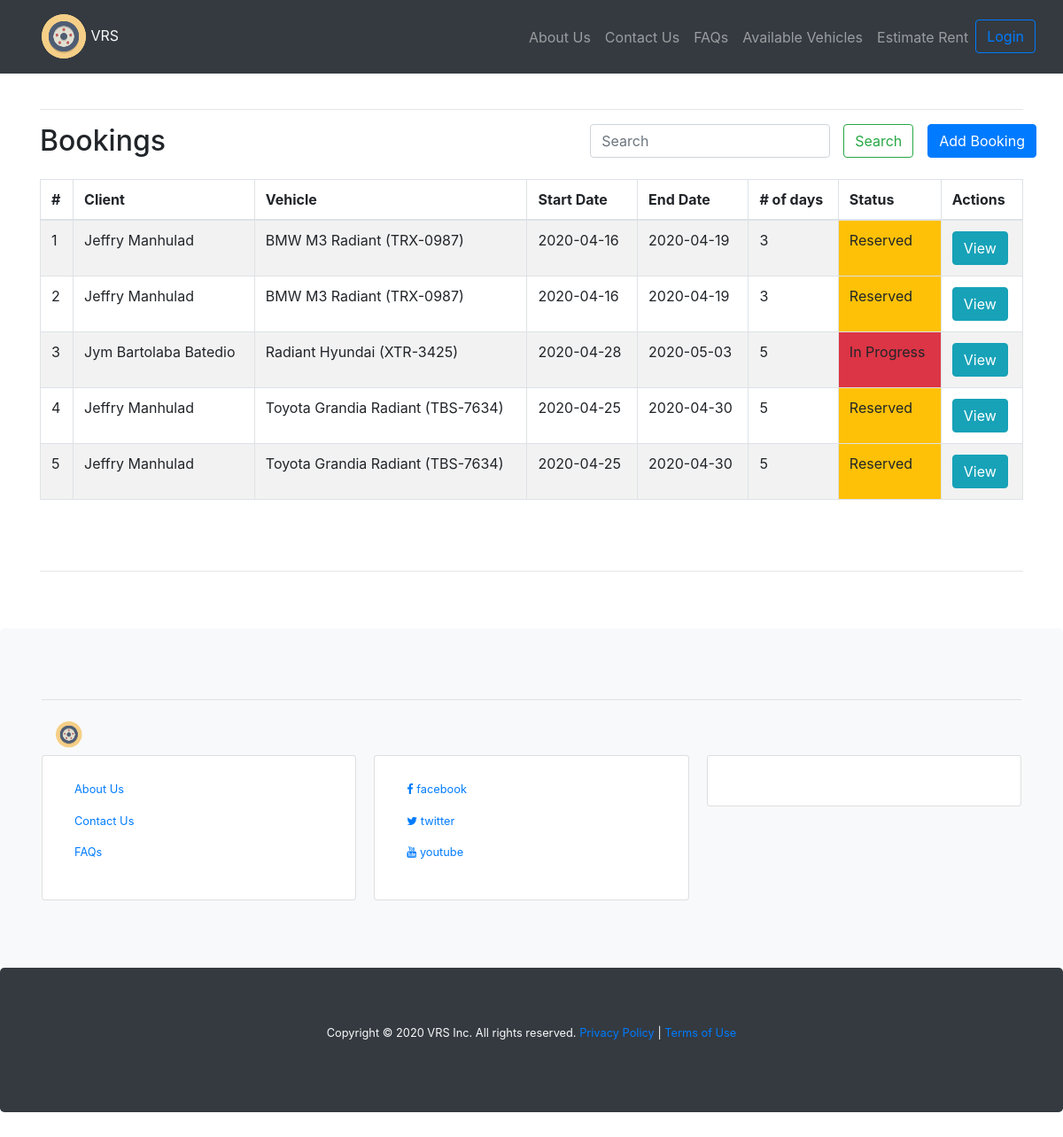
The app's page /index.php/bookings with its own data.
### tables this page shows
CREATE TABLE `clientbookings` (
  `BookingId` int(11) NOT NULL,
  `clientId` int(11) NOT NULL,
  `carId` int(11) NOT NULL,
  `start_date` date NOT NULL,
  `pick_up_time` time NOT NULL,
  `number_of_days` int(2) NOT NULL,
  `end_date` date NOT NULL,
  `return_time` time NOT NULL,
  `created_date` datetime NOT NULL DEFAULT current_timestamp(),
  `updated_date` datetime NOT NULL,
  `statusId` int(11) NOT NULL
);

CREATE TABLE `clients` (
  `Id` int(11) NOT NULL,
  `name` varchar(100) NOT NULL,
  `email_address` varchar(100) NOT NULL,
  `contact_number` varchar(100) NOT NULL,
  `address` varchar(255) NOT NULL,
  `government_id_1_path` varchar(255) NOT NULL,
  `government_id_2_path` varchar(255) NOT NULL,
  `attachment_1_path` varchar(255) NOT NULL,
  `attachment_2_path` varchar(255) NOT NULL,
  `created_date` datetime NOT NULL DEFAULT current_timestamp(),
  `updated_date` date NOT NULL,
  `Is_Active` bit(1) NOT NULL DEFAULT b'1'
);

CREATE TABLE `cars` (
  `Id` int(11) NOT NULL,
  `name` varchar(255) NOT NULL,
  `code_name` varchar(50) NOT NULL,
  `model` varchar(20) NOT NULL,
  `manufacturer` varchar(20) NOT NULL,
  `year` int(4) NOT NULL,
  `plate_number` varchar(10) NOT NULL,
  `RentPerDay` double(18,2) NOT NULL,
  `Capacity` int(2) NOT NULL,
  `file_name` varchar(255) NOT NULL,
  `Is_Active` bit(1) NOT NULL
);

CREATE TABLE `status` (
  `Id` int(11) NOT NULL,
  `label` varchar(50) NOT NULL,
  `bootstrap_bg_color` varchar(100) NOT NULL,
  `Is_Active` bit(1) NOT NULL
);

### application/controllers/Bookings.php (called while the page is built, shortened)
<?php
	class Bookings extends CI_Controller{
		public function index(){
			$data['title'] = 'Bookings';
			$data['bookings'] = $this->Booking_model->get_bookings(null);
			$data['filter'] = $this->input->post('name_filter');
			$this->load->view('templates/header');
			$this->load->view('bookings/index', $data);
			$this->load->view('templates/footer');
		}
	}

### index.php (called while the page is built, shortened)
<?php
require_once BASEPATH.'core/CodeIgniter.php';

### application/models/Booking_model.php (called while the page is built, shortened)
<?php
	class Booking_model extends CI_Model{
		public function get_bookings($id){
			if(isset($id)){
				$this->db->join('status a', 'a.Id=clientbookings.statusId', 'inner');
				$this->db->join('cars b', 'b.Id=clientbookings.carId', 'inner');
				$this->db->join('clients c', 'c.Id=clientbookings.clientId', 'inner');
        $query=$this->db->get_where('clientbookings', array('clientbookings.BookingId' => $id));
        return $query->row_array();
      }else {
				$this->db->join('status a', 'a.Id=clientbookings.statusId', 'inner');
				$this->db->join('cars b', 'b.Id=clientbookings.carId', 'inner');
				$this->db->join('clients c', 'c.Id=clientbookings.clientId', 'inner');
				$query=$this->db->get_where('clientbookings', array('start_date >= '=>'2020-04-01'));
  			return $query->result_array();
      }
		}
	}

### application/views/bookings/index.php (the view, shortened to what this page needs)
<?php echo form_open('bookings/index'); ?>
  <div class="row">
    <div class="col">
      <h2><?= $title; ?></h2>
    </div>
    <div class="col-lg-4">
      <div class="row">
        <div class="col">
          <input class="form-control" name="filter" value="<?= $filter;?>" type="search" placeholder="Search" aria-label="Search">
        </div class="col-lg-1">
        <div>
          <button class="btn btn-outline-success lg-12" type="submit">Search</button>
        </div>
      </div>
    </div>
      <div class="float-right pl-3">
        <a href="<?php echo base_url(); ?>bookings/create" class="btn btn-primary">Add Booking</a>
      </div>
  </div>
</form>
<table class="table table-striped table-hover table-bordered">
  <thead>
    <tr>
      <th scope="col">#</th>
      <th scope="col-4">Client</th>
      <th scope="col-4">Vehicle</th>
      <th scope="col">Start Date</th>
      <th scope="col">End Date</th>
      <th scope="col"># of days</th>
      <th scope="col">Status</th>
      <th scope="col">Actions</th>
    </tr>
  </thead>
  <tbody>
    <?php $counter=1; foreach ($bookings as $booking):?>
        <tr class='clickable-row' title="Click to view this booking" data-href="<?php echo base_url().'bookings/view/'.$booking['BookingId'];?>">
        <td><?php echo $counter ;?></td>
        <td><?php echo $booking['name'] ;?></td>
        <td><?php echo $booking['code_name'].' ('.$booking['plate_number'].')' ;?></td>
        <td><?php echo $booking['start_date'] ;?></td>
        <td><?php echo $booking['end_date'] ;?></td>
        <td><?php echo $booking['number_of_days'] ;?></td>
        <td class="bg-<?php echo $booking['bootstrap_bg_color'];?>"><?php echo $booking['label'] ;?></td>
        <td>
          <a class="btn btn-info" href="<?php echo base_url().'bookings/view/'.$booking['BookingId'];?>">View</a>
        </td>
        </tr>
        <?php $counter++;?>
    <?php endforeach;?>
  </tbody>
</table>

### records on screen
clientbookings: clientId.name "Jeffry Manhulad", carId.code_name "BMW M3 Radiant", carId.plate_number "TRX-0987", start_date "2020-04-16", end_date "2020-04-19", number_of_days "3", statusId.label "Reserved"
clientbookings: clientId.name "Jeffry Manhulad", carId.code_name "BMW M3 Radiant", carId.plate_number "TRX-0987", start_date "2020-04-16", end_date "2020-04-19", number_of_days "3", statusId.label "Reserved"
clientbookings: clientId.name "Jym Bartolaba Batedio", carId.code_name "Radiant Hyundai", carId.plate_number "XTR-3425", start_date "2020-04-28", end_date "2020-05-03", number_of_days "5", statusId.label "In Progress"
clientbookings: clientId.name "Jeffry Manhulad", carId.code_name "Toyota Grandia Radiant", carId.plate_number "TBS-7634", start_date "2020-04-25", end_date "2020-04-30", number_of_days "5", statusId.label "Reserved"
clientbookings: clientId.name "Jeffry Manhulad", carId.code_name "Toyota Grandia Radiant", carId.plate_number "TBS-7634", start_date "2020-04-25", end_date "2020-04-30", number_of_days "5", statusId.label "Reserved"

### other values on screen
$title "Bookings"
